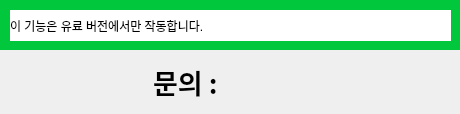
<?xml version="1.0" encoding="UTF-8"?>
<ui version="4.0">
 <class>Dialog</class>
 <widget class="QDialog" name="Dialog">
  <property name="geometry">
   <rect>
    <x>0</x>
    <y>0</y>
    <width>460</width>
    <height>114</height>
   </rect>
  </property>
  <property name="windowTitle">
   <string>Dialog</string>
  </property>
  <widget class="QWidget" name="widget" native="true">
   <property name="geometry">
    <rect>
     <x>0</x>
     <y>0</y>
     <width>461</width>
     <height>50</height>
    </rect>
   </property>
   <property name="minimumSize">
    <size>
     <width>0</width>
     <height>50</height>
    </size>
   </property>
   <property name="styleSheet">
    <string notr="true">background-color : rgb(0, 199, 60)</string>
   </property>
   <widget class="QLabel" name="label">
    <property name="geometry">
     <rect>
      <x>10</x>
      <y>10</y>
      <width>441</width>
      <height>31</height>
     </rect>
    </property>
    <property name="minimumSize">
     <size>
      <width>0</width>
      <height>30</height>
     </size>
    </property>
    <property name="styleSheet">
     <string notr="true">background-color : rgb(255, 255, 255);
font: 20pt &quot;나눔고딕 ExtraBold&quot;;</string>
    </property>
    <property name="text">
     <string>이 기능은 유료 버전에서만 작동합니다.</string>
    </property>
   </widget>
  </widget>
  <widget class="QWidget" name="layoutWidget">
   <property name="geometry">
    <rect>
     <x>0</x>
     <y>50</y>
     <width>461</width>
     <height>63</height>
    </rect>
   </property>
   <layout class="QHBoxLayout" name="horizontalLayout_3">
    <item>
     <spacer name="horizontalSpacer_3">
      <property name="orientation">
       <enum>Qt::Horizontal</enum>
      </property>
      <property name="sizeHint" stdset="0">
       <size>
        <width>40</width>
        <height>20</height>
       </size>
      </property>
     </spacer>
    </item>
    <item>
     <spacer name="verticalSpacer">
      <property name="orientation">
       <enum>Qt::Vertical</enum>
      </property>
      <property name="sizeHint" stdset="0">
       <size>
        <width>20</width>
        <height>40</height>
       </size>
      </property>
     </spacer>
    </item>
    <item>
     <widget class="QLabel" name="label_2">
      <property name="font">
       <font>
        <family>나눔고딕 ExtraBold</family>
        <pointsize>20</pointsize>
        <weight>75</weight>
        <bold>true</bold>
       </font>
      </property>
      <property name="text">
       <string>문의 : </string>
      </property>
     </widget>
    </item>
    <item>
     <widget class="QLabel" name="label_watermark">
      <property name="minimumSize">
       <size>
        <width>231</width>
        <height>61</height>
       </size>
      </property>
      <property name="text">
       <string/>
      </property>
      <property name="pixmap">
       <pixmap>watermark.png</pixmap>
      </property>
     </widget>
    </item>
   </layout>
  </widget>
 </widget>
 <resources/>
 <connections/>
</ui>
